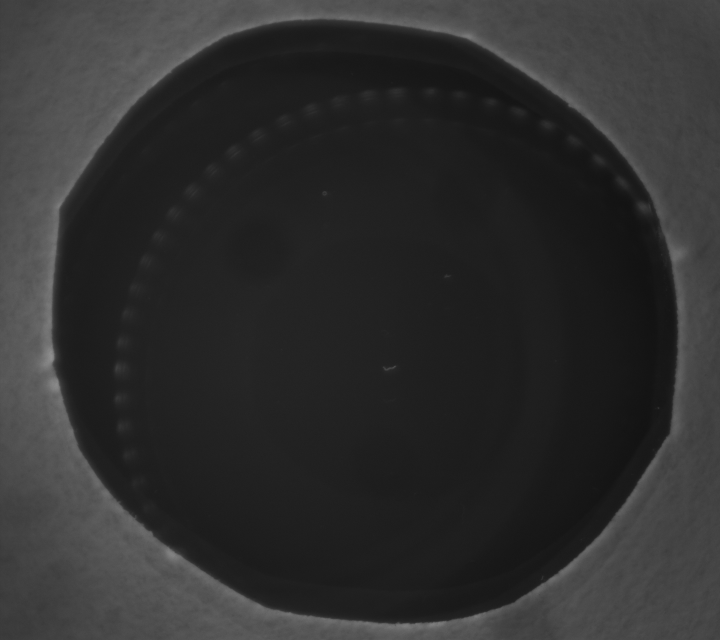
#> input picture Tutorials/Worm image data/imgs/101.jpg, 2160 x 1920 px (shown at 1/3 size)
$ python -i improc_v.py   (imports and definitions only)
#> lines starting #> are read from the running program, lines starting #| are printed output that depends on the picture; after the words box and inside, x2 and y2 are one past the last pixel; in counts of white or black regions, pixels touching at a corner belong together
#> further down, picture is the input picture: shape (1920, 2160); min 16, max 150, mean 47.1
'''
Base image processing functions as of 4.27.21.
~25 ms for full set of functions
'''

import numpy as np
import cv2
import os
import time
from utils_tutorial import *

from skimage.morphology import skeletonize

'''
Initial functions: defining mask, background,
'''

# [42 lines left out: functions make_mask, define_endpt_kernels, make_bg, load_templates, not called in this run]

'''
Taking big picture and extracting worm
'''

# [36 lines left out: function find_worm, not called in this run]

def get_wormies(img,process=True):
    # Return skeleton and threshold image.
    # 80 us per loop
    # If process is true, remove any small spots by checking contours.
#> called with process = True
    kernel = cv2.getStructuringElement(cv2.MORPH_ELLIPSE,(3,3))
    blurred = cv2.GaussianBlur(img,(3,3),0)
    th2 = cv2.adaptiveThreshold(cv2.bitwise_not(blurred),255,cv2.ADAPTIVE_THRESH_GAUSSIAN_C,\
                 cv2.THRESH_BINARY,15,2) #15,2 for dim lighting
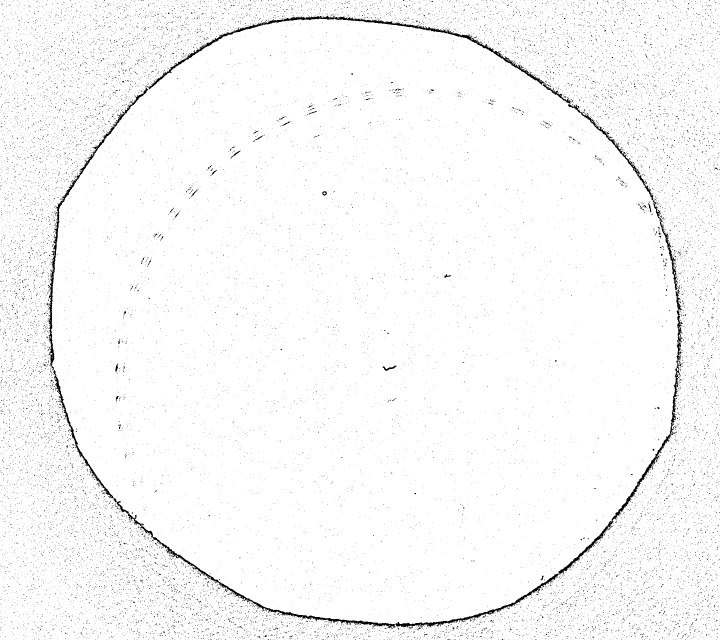
#> th2: shape (1920, 2160) (shown at 1/3 size); 97.7% white; 22900 black regions (22824 under 20 px), largest, box (x1, y1, x2, y2) and area: (159, 1081, 2048, 1887) 19494, (436, 47, 1637, 268) 9106, (143, 262, 444, 1098) 6239
    medblur = cv2.medianBlur(th2,3)
#> medblur: shape (1920, 2160); 98.8% white; 2005 black regions (1947 under 20 px)
    #medblur = cv2.morphologyEx(medblur, cv2.MORPH_CLOSE, kernel)

    if process:
        cont,b = cv2.findContours(medblur,cv2.RETR_LIST, cv2.CHAIN_APPROX_SIMPLE)
#> cont = 2057 contours, 1961 with area under 20; largest, box (x1, y1, x2, y2) and area: (0, 0, 2160, 1920) 4143006, (349, 1104, 2041, 1885) 19000, (440, 46, 1637, 269) 10553, (145, 262, 445, 1098) 7251, (1703, 312, 1988, 667) 3416; b = 2057 rows, first 6: [1, -1, -1, -1], [2, 0, -1, -1], [3, 1, -1, -1], [4, 2, -1, -1], [5, 3, -1, -1], [6, 4, -1, -1]
        max_c = 0
        for c in cont:
            if len(c) > max_c:
                max_c = len(c)
                mask = np.ones(img.shape[:2], dtype="uint8") * 255
                cv2.drawContours(mask,[c],-1,0,-1)
#> this loop made 2057 passes
#> max_c on passes 1, 12, 28, 137, 428, 988, 992: 6, 8, 14, 15, 18, 551, 2773
#> c on passes 2, 17, 34, 35, 36, 38: [[868, 1915], [869, 1914], [870, 1915], [869, 1916]], [[1941, 1910], [1942, 1909], [1943, 1910], [1942, 1911]], [[1419, 1906], [1421, 1908], [1419, 1910], [1417, 1908]], [[1364, 1907], [1365, 1906], [1366, 1907], [1365, 1908]], [[1008, 1907], [1009, 1906], [1010, 1907], [1009, 1908]], [[1669, 1906], [1670, 1905], [1671, 1906], [1670, 1907]]
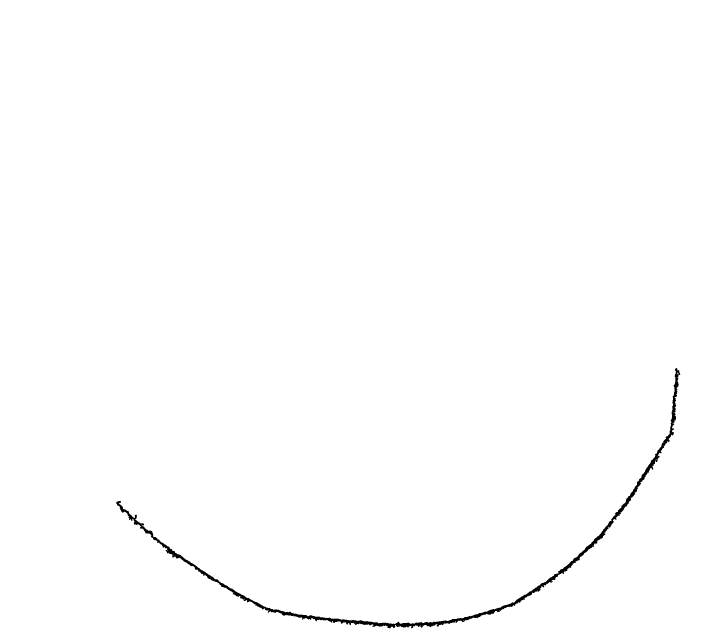
#> mask: shape (1920, 2160) (shown at 1/3 size); 99.5% white; 1 black region, box (x1, y1, x2, y2) and area: (349, 1104, 2041, 1885) 21455
#> after the loop, max_c = 2773
        medblur = cv2.bitwise_or(medblur,mask)
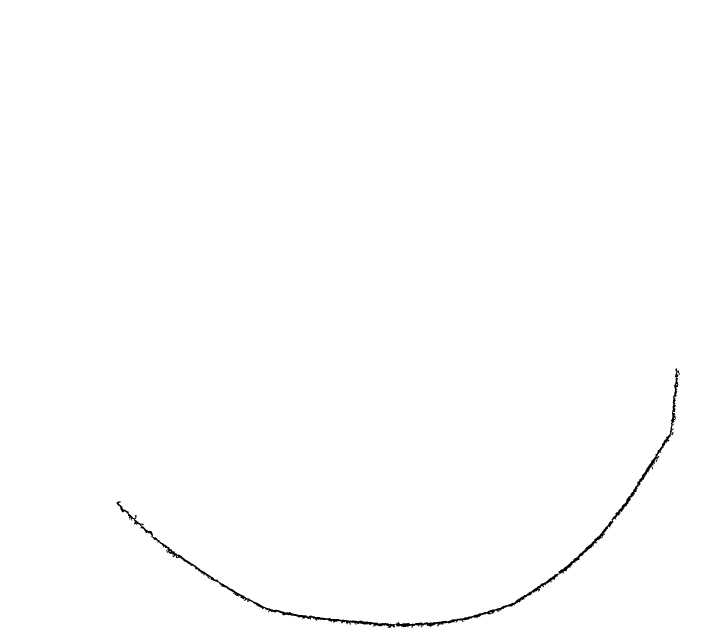
#> medblur: shape (1920, 2160) (shown at 1/3 size); 99.6% white; 1 black region, box (x1, y1, x2, y2) and area: (350, 1105, 2040, 1884) 16438

    skeleton = skeletonize(~medblur//255)
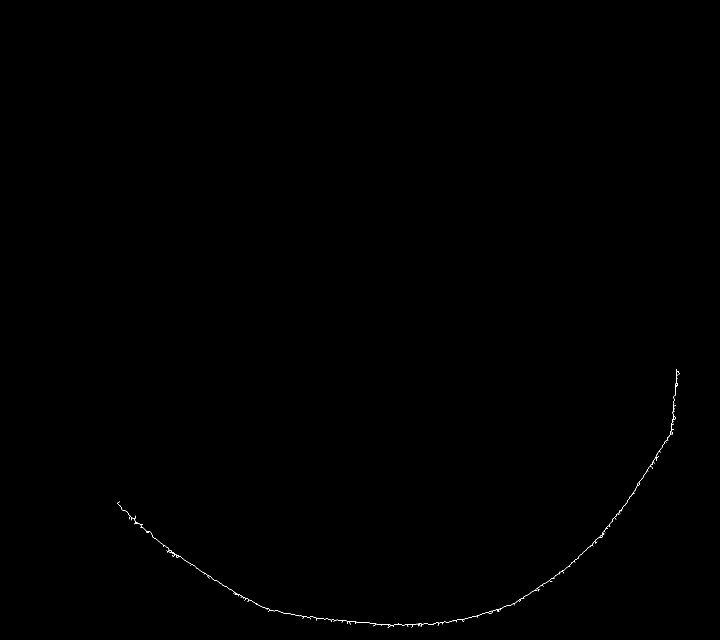
#> skeleton: shape (1920, 2160) bool (shown at 1/3 size); 0.07% white in thin lines or dots, all inside (x1, y1, x2, y2) = (353, 1107, 2039, 1883)
    skeleton = skeleton.astype(np.uint8)*255

    return medblur, skeleton

'''
Get endpoints. Need skeleton.
'''

# [16 lines left out: function skeleton_endpoints, not called in this run]

'''
For head and body angles.
Need skel for body angle. Need threshold, endpoints, templates for HT angles.
'''

# [38 lines left out: functions get_body_angle, get_HT_ims, get_HT_angles, not called in this run]

>>> import cv2
>>> picture = cv2.imread('Worm image data/imgs/101.jpg', cv2.IMREAD_GRAYSCALE)
>>> result = get_wormies(picture)
